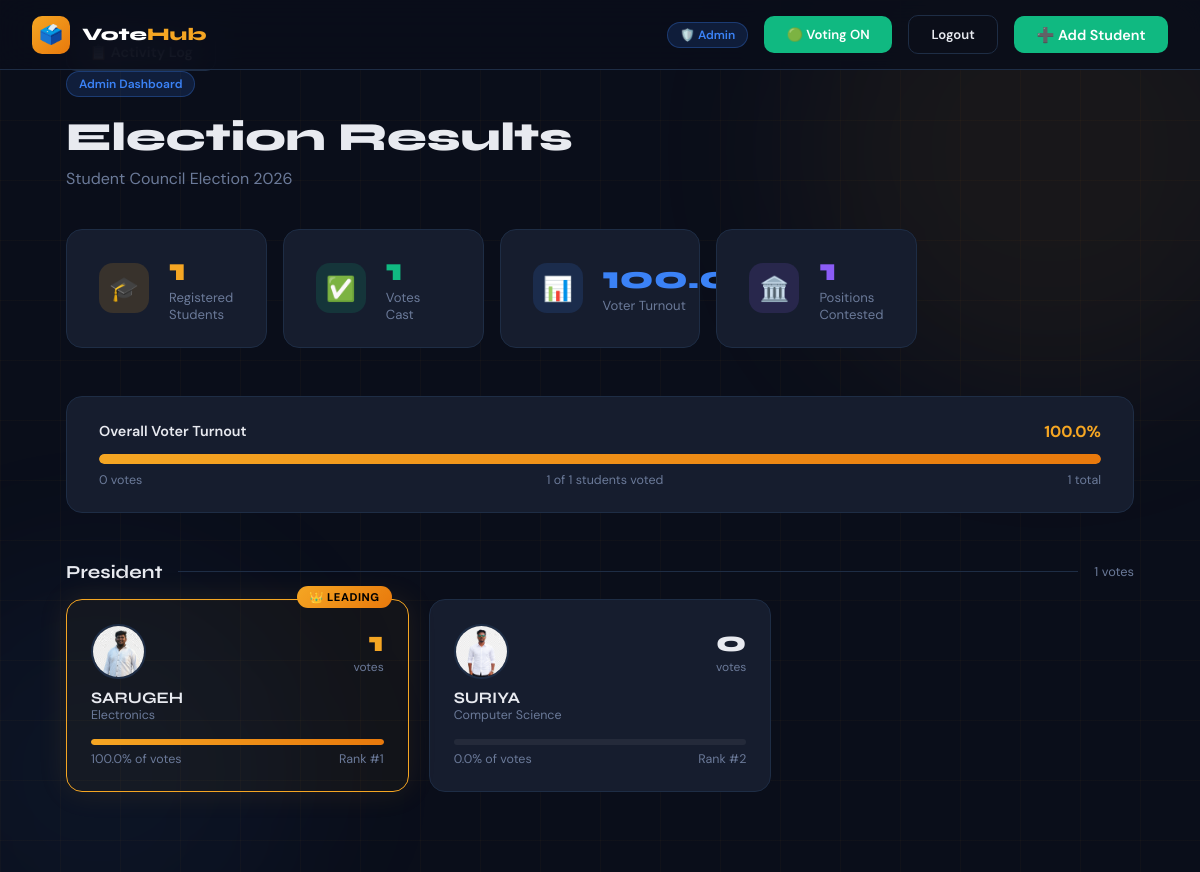
Page /admin/results (signed in) on the committed database.
### tables this page shows
CREATE TABLE election_settings (
            id INTEGER PRIMARY KEY DEFAULT 1,
            election_name TEXT DEFAULT 'Student Council Election 2026',
            voting_open INTEGER DEFAULT 1
        );

CREATE TABLE candidates (
            id INTEGER PRIMARY KEY AUTOINCREMENT,
            name TEXT NOT NULL,
            position TEXT NOT NULL,
            department TEXT NOT NULL,
            manifesto TEXT,
            symbol TEXT,
            image TEXT,
            vote_count INTEGER DEFAULT 0,
            UNIQUE(name, position)
        );

### app.py (the view)
@app.route('/admin/results')
@admin_required
def admin_results():
    p = ph()
    candidates = db_fetch_all("SELECT * FROM candidates ORDER BY position, vote_count DESC")
    total_students = db_fetch_one("SELECT COUNT(*) as cnt FROM students")['cnt']
    total_voted = db_fetch_one("SELECT COUNT(*) as cnt FROM students WHERE has_voted=1")['cnt']
    settings = db_fetch_one("SELECT * FROM election_settings WHERE id=1")
    positions = {}
    for c in candidates:
        pos = c['position']
        if pos not in positions:
            positions[pos] = []
        positions[pos].append(c)
    turnout = round((total_voted / total_students * 100), 1) if total_students > 0 else 0
    return render_template('results.html',
                           positions=positions,
                           total_students=total_students,
                           total_voted=total_voted,
                           turnout=turnout,
                           election_name=settings['election_name'])

### app.py (called while the page is built)
def get_db():
    if DATABASE_URL:
        import psycopg2
        import psycopg2.extras
        conn = psycopg2.connect(DATABASE_URL, cursor_factory=psycopg2.extras.RealDictCursor)
        conn.autocommit = False
        return conn
    else:
        import sqlite3
        DB_PATH = os.path.join(os.path.dirname(os.path.abspath(__file__)), 'voting.db')
        conn = sqlite3.connect(DB_PATH)
        conn.row_factory = sqlite3.Row
        return conn

def ph():
    return '%s' if DATABASE_URL else '?'

def db_fetch_one(query, params=()):
    conn = get_db()
    c = conn.cursor()
    c.execute(query, params)
    row = c.fetchone()
    conn.close()
    return dict(row) if row else None

def db_fetch_all(query, params=()):
    conn = get_db()
    c = conn.cursor()
    c.execute(query, params)
    rows = c.fetchall()
    conn.close()
    return [dict(r) for r in rows]

def admin_required(f):
    @wraps(f)
    def decorated(*args, **kwargs):
        if 'admin_logged_in' not in session:
            return redirect(url_for('admin_login'))
        return f(*args, **kwargs)
    return decorated

### templates/results.html (shortened to what this page needs)
{% extends "base.html" %}
{% block body %}
<div class="bg-orb bg-orb-1"></div>
<div class="bg-orb bg-orb-2"></div>
<nav class="navbar">
  <a href="/" class="navbar-brand">
    <div class="brand-icon">🗳️</div>
    <div class="brand-name">Vote<span>Hub</span></div>
  </a>
  <div class="navbar-links">
    <span class="badge badge-blue">🛡️ Admin</span>
    <button class="btn" id="toggleBtn"
onclick="toggleVoting()"
style="font-size:0.82rem;background:var(--green);color:#fff;">
  🟢 Voting ON
</button>
    <a href="/admin/logout" class="btn btn-outline" style="font-size:0.82rem;">Logout</a>
    <a href="/admin/add_student" class="btn btn-green">➕ Add Student</a>
  </div>
</nav>
<div class="page-wrapper" style="padding:2rem 1rem 4rem;max-width:1100px;margin:0 auto;">
<a href="/admin/activity" class="btn btn-outline">📋 Activity Log</a>
  <div style="margin-bottom:2.5rem;animation:slideUp 0.5s ease;">
    <div class="badge badge-blue" style="margin-bottom:1rem;">Admin Dashboard</div>
    <h1 style="font-size:2.5rem;font-weight:800;margin-bottom:0.4rem;">Election Results</h1>
    <p style="color:var(--muted);">{{ election_name }}</p>
  </div>
  <div style="display:grid;grid-template-columns:repeat(auto-fill,minmax(200px,1fr));gap:1rem;margin-bottom:3rem;animation:slideUp 0.6s ease;">
    <div class="stat-card">
      <div class="stat-icon" style="background:rgba(245,166,35,0.15);">🎓</div>
      <div>
        <div class="stat-value text-accent">{{ total_students }}</div>
        <div class="stat-label">Registered Students</div>
      </div>
    </div>
    <div class="stat-card">
      <div class="stat-icon" style="background:rgba(16,185,129,0.15);">✅</div>
      <div>
        <div class="stat-value text-green">{{ total_voted }}</div>
        <div class="stat-label">Votes Cast</div>
      </div>
    </div>
    <div class="stat-card">
      <div class="stat-icon" style="background:rgba(59,130,246,0.15);">📊</div>
      <div>
        <div class="stat-value" style="color:var(--blue);">{{ turnout }}%</div>
        <div class="stat-label">Voter Turnout</div>
      </div>
    </div>
    <div class="stat-card">
      <div class="stat-icon" style="background:rgba(139,92,246,0.15);">🏛️</div>
      <div>
        <div class="stat-value" style="color:#8b5cf6;">{{ positions|length }}</div>
        <div class="stat-label">Positions Contested</div>
      </div>
    </div>
  </div>
  <div class="card" style="margin-bottom:3rem;padding:1.5rem 2rem;animation:slideUp 0.65s ease;">
    <div style="display:flex;justify-content:space-between;align-items:center;margin-bottom:0.75rem;">
      <span style="font-weight:600;font-size:0.9rem;">Overall Voter Turnout</span>
      <span style="color:var(--accent);font-weight:700;">{{ turnout }}%</span>
    </div>
    <div class="progress-track" style="height:10px;">
      <div class="progress-fill" style="width:{{ turnout }}%;"></div>
    </div>
    <div style="display:flex;justify-content:space-between;margin-top:0.5rem;font-size:0.78rem;color:var(--muted);">
      <span>0 votes</span>
      <span>{{ total_voted }} of {{ total_students }} students voted</span>
      <span>{{ total_students }} total</span>
    </div>
  </div>
  {% for position, candidates in positions.items() %}
  {% set total_pos_votes = candidates | sum(attribute='vote_count') %}
  <div class="position-header">
    <span class="section-title">{{ position }}</span>
    <div style="flex:1;height:1px;background:var(--border);"></div>
    <span style="font-size:0.8rem;color:var(--muted);">{{ total_pos_votes }} votes</span>
  </div>
  <div class="results-grid" style="margin-bottom:1rem;">
    {% for i, c in candidates | enumerate %}
    {% set pct = ((c.vote_count / total_pos_votes * 100) | round(1)) if total_pos_votes > 0 else 0 %}
    <div class="result-card {% if i == 0 and total_pos_votes > 0 %}winner{% endif %}">
      {% if i == 0 and total_pos_votes > 0 %}
        <div class="winner-crown">👑 LEADING</div>
      {% endif %}
      <div style="display:flex;justify-content:space-between;align-items:flex-start;margin-bottom:1rem;">
        <div>
          {% if c.image %}
<img src="{{ url_for('static', filename='images/' ~ c.image) }}"
     style="width:55px;height:55px;border-radius:50%;object-fit:cover;border:2px solid var(--border);" />
{% else %}
<div style="font-size:1.8rem;">{{ c.symbol }}</div>
{% endif %}
          <div style="font-family:'Syne',sans-serif;font-weight:700;font-size:1rem;margin-top:0.25rem;">{{ c.name }}</div>
          <div style="font-size:0.78rem;color:var(--muted);">{{ c.department }}</div>
        </div>
        <div style="text-align:right;">
          <div style="font-family:'Syne',sans-serif;font-size:1.8rem;font-weight:800;color:{% if i == 0 and total_pos_votes > 0 %}var(--accent){% else %}var(--text){% endif %};">{{ c.vote_count }}</div>
          <div style="font-size:0.75rem;color:var(--muted);">votes</div>
        </div>
      </div>
      <div class="progress-track">
        <div class="progress-fill" style="width:{{ pct }}%;{% if i != 0 %}background:var(--muted);opacity:0.5;{% endif %}"></div>
      </div>
      <div style="display:flex;justify-content:space-between;margin-top:0.4rem;font-size:0.78rem;color:var(--muted);">
        <span>{{ pct }}% of votes</span>
        <span>Rank #{{ i + 1 }}</span>
      </div>
    </div>
    {% endfor %}
  </div>
  {% endfor %}
</div>
{% endblock %}

### templates/base.html (shortened to what this page needs)
<!DOCTYPE html>
<html lang="en">
<head>
  <link rel="stylesheet" href="{{ url_for('static', filename='css/style.css') }}" />
</head>
<body>
  {% block body %}{% endblock %}
</body>
</html>

### static/css/style.css (style rules this page uses)
:root { --navy: #0a0e1a; --navy2: #111827; --card: #161d2e; --border: #1e2d45; --accent: #f5a623; --accent2: #e8790c; --blue: #3b82f6; --green: #10b981; --red: #ef4444; --text: #e8eaf0; --muted: #6b7a99; --white: #ffffff; --radius: 16px; --radius-sm: 10px; --shadow: 0 20px 60px rgba(0,0,0,0.5); --glow: 0 0 40px rgba(245,166,35,0.15); }
* { margin: 0; padding: 0; box-sizing: border-box; }
body { font-family: 'DM Sans', sans-serif; background: var(--navy); color: var(--text); min-height: 100vh; overflow-x: hidden; }
.bg-orb { position: fixed; border-radius: 50%; filter: blur(80px); pointer-events: none; z-index: 0; }
.bg-orb-1 { width: 500px; height: 500px; background: rgba(245,166,35,0.06); top: -100px; right: -100px; }
.bg-orb-2 { width: 400px; height: 400px; background: rgba(59,130,246,0.05); bottom: -100px; left: -100px; }
h1, h2, h3 { font-family: 'Syne', sans-serif; }
.navbar { position: fixed; top: 0; left: 0; right: 0; z-index: 100; padding: 0 2rem; height: 70px; display: flex; align-items: center; justify-content: space-between; background: rgba(10,14,26,0.85); backdrop-filter: blur(20px); border-bottom: 1px solid var(--border); }
.navbar-brand { display: flex; align-items: center; gap: 0.75rem; text-decoration: none; }
.brand-icon { width: 38px; height: 38px; background: linear-gradient(135deg, var(--accent), var(--accent2)); border-radius: 10px; display: grid; place-items: center; font-size: 1.2rem; }
.brand-name { font-family: 'Syne', sans-serif; font-weight: 800; font-size: 1.1rem; color: var(--white); }
.brand-name span { color: var(--accent); }
.navbar-links { display: flex; align-items: center; gap: 1rem; }
.btn { padding: 0.6rem 1.4rem; border-radius: var(--radius-sm); font-family: 'DM Sans', sans-serif; font-weight: 600; font-size: 0.9rem; cursor: pointer; transition: all 0.25s ease; text-decoration: none; display: inline-flex; align-items: center; gap: 0.4rem; border: none; }
.btn-outline { background: transparent; border: 1.5px solid var(--border); color: var(--text); }
.btn-green { background: var(--green); color: #fff; }
.card { background: var(--card); border: 1px solid var(--border); border-radius: var(--radius); padding: 2rem; }
.page-wrapper { min-height: 100vh; position: relative; z-index: 1; padding-top: 70px; }
.badge { display: inline-flex; align-items: center; gap: 0.3rem; padding: 0.25rem 0.75rem; border-radius: 999px; font-size: 0.75rem; font-weight: 600; }
.badge-blue { background: rgba(59,130,246,0.15); color: var(--blue); border: 1px solid rgba(59,130,246,0.3); }
.progress-track { height: 6px; background: rgba(255,255,255,0.06); border-radius: 999px; overflow: hidden; }
.progress-fill { height: 100%; background: linear-gradient(90deg, var(--accent), var(--accent2)); border-radius: 999px; transition: width 1s ease; }
.text-accent { color: var(--accent); }
.text-green { color: var(--green); }

### templates/results.html (style rules this page uses)
.results-grid { display: grid; grid-template-columns: repeat(auto-fill, minmax(300px, 1fr)); gap: 1.25rem; }
.result-card { background: var(--card); border: 1px solid var(--border); border-radius: var(--radius); padding: 1.5rem; transition: all 0.2s; }
.result-card.winner { border-color: var(--accent); background: rgba(245,166,35,0.04); box-shadow: 0 0 30px rgba(245,166,35,0.1); position: relative; }
.winner-crown { position: absolute; top: -14px; right: 1rem; background: linear-gradient(135deg, var(--accent), var(--accent2)); color: #000; font-size: 0.7rem; font-weight: 800; padding: 0.25rem 0.75rem; border-radius: 999px; letter-spacing: 0.05em; }
.stat-card { background: var(--card); border: 1px solid var(--border); border-radius: var(--radius); padding: 1.5rem 2rem; display: flex; align-items: center; gap: 1.25rem; }
.stat-icon { width: 50px; height: 50px; border-radius: 14px; display: grid; place-items: center; font-size: 1.5rem; flex-shrink: 0; }
.stat-value { font-family: 'Syne', sans-serif; font-size: 2rem; font-weight: 800; line-height: 1; }
.stat-label { font-size: 0.82rem; color: var(--muted); margin-top: 0.2rem; }
.position-header { display: flex; align-items: center; gap: 1rem; margin: 2.5rem 0 1rem; }
.section-title { font-family: 'Syne', sans-serif; font-size: 1.15rem; font-weight: 700; }

### rows in the picture
election_settings: election_name "Student Council Election 2026"
candidates: position "President", vote_count "1", image (picture), name "SARUGEH", department "Electronics", vote_count "1", enumerate "100.0" "0.0", i "1" "2"
candidates: name "SURIYA", department "Computer Science", vote_count "0"

### other values in the picture
{{ total_students }} "1"
{{ total_voted }} "1"
{{ turnout }} "100.0"
{{ positions|length }} "1"
